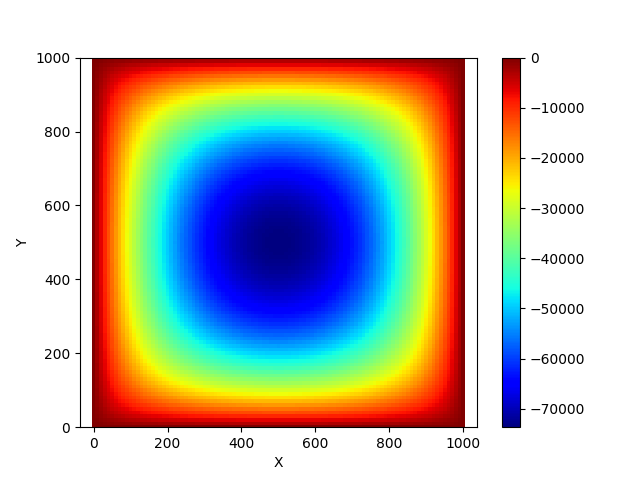

This chart was generated by the following Python code:
import matplotlib.pyplot as plt  # mengimport modul untuk visualisasi data
import numpy as np  # mengimport modul untuk manipulasi array dan matriks
import math  # mengimport modul matematika

# inisialisasikan data diketahui
y = 1000  # batas atas domain pada sumbu y
x = 1000  # batas atas domain pada sumbu x
Ny = 101  # jumlah node pada sumbu y
Nx = 101  # jumlah node pada sumbu x
dy = y / (Ny-1)  # jarak antara node pada sumbu y
dx = x / (Nx-1)  # jarak antara node pada sumbu x
xa = np.arange(0, Nx*dx, dx)  # array yang berisi koordinat x dari setiap node
ya = np.arange(0, Ny*dy, dy)  # array yang berisi koordinat y dari setiap node
a = 1 / (dx**2)  # konstanta pada persamaan Laplace
c = 1 / (dy**2)  # konstanta pada persamaan Laplace
b = -2 * (a + c)  # konstanta pada persamaan Laplace

# definisikan matriks dengan nilai batas diketahui
def create_matrix(a, b, c, Nx, Ny):
    B = np.zeros((Nx*Ny, 1))  # array nol untuk vektor batas
    A = np.eye(Nx*Ny)  # matriks identitas untuk matriks koefisien
    for i in range(1, Ny-1):
        for j in range(1, Nx-1):
            k = (j-1)*Ny + i  # indeks matriks dari node (i,j)
            B[k, 0] = 1  # nilai batas pada node (i,j)
            A[k, k] = b  # koefisien pada node (i,j)
            A[k, k-1] = a  # koefisien pada node sebelah kiri
            A[k, k+1] = a  # koefisien pada node sebelah kanan
            A[k, k-Ny] = c  # koefisien pada node di atas
            A[k, k+Ny] = c  # koefisien pada node di bawah
    return A, B

M, H = create_matrix(a, b, c, Nx, Ny)  # membuat matriks koefisien dan vektor batas
sam = np.linalg.solve(M, H)  # menyelesaikan sistem persamaan

sol = np.zeros((Ny, Nx))  # array kosong untuk solusi numerik
for i in range(Ny):
    for j in range(Nx):
        k = (j-1)*Ny + i  # indeks matriks dari node (i,j)
        # terjemahkan isi psi(x,y) pada matriks kolom [sam] ke [sol]
        sol[i, j] = sam[k]

# visualisasikan hasil
X, Y = np.meshgrid(xa, ya)
plt.figure()
plt.pcolormesh(X, Y, sol, shading='interp', cmap='jet')
plt.colorbar()
plt.axis('equal')
plt.xlim([0, max(xa)])
plt.ylim([0, max(ya)])
plt.xlabel('X')
plt.ylabel('Y')
plt.show()
